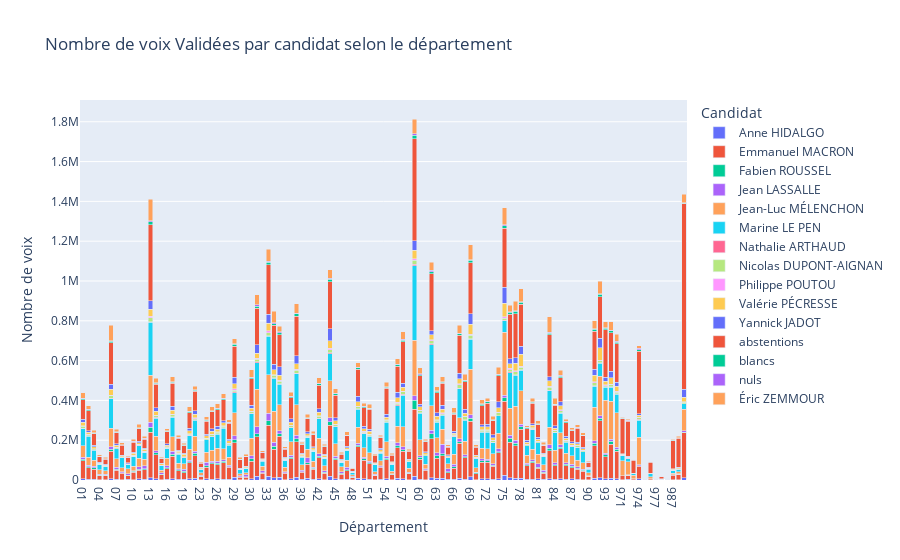

Write notebook code for a chart like this one.
### Code cell
#Résultat par Candidat et par département
fig = px.bar(
    result,
    x="cd_departement",
    y="nb_voix",
    color="nom_complet",
    title="Nombre de voix Validées par candidat selon le département",
    labels={"cd_departement": "Département", "nb_voix": "Nombre de voix", "nom_complet": "Candidat"},
    barmode="stack",
)

# Afficher le graphique
fig.show()

### Figure 1 — Plotly figure (JSON) as saved in the notebook; plotly's stock layout.template omitted (floating-point values rounded to 4 significant figures)
{"data": [{"alignmentgroup": "True", "hovertemplate": "Candidat=Anne HIDALGO<br>Département=%{x}<br>Nombre de voix=%{y}<extra></extra>", "legendgroup": "Anne HIDALGO", "marker": {"color": "#636efa", "pattern": {"shape": ""}}, "name": "Anne HIDALGO", "offsetgroup": "Anne HIDALGO", "orientation": "v", "showlegend": true, "textposition": "auto", "type": "bar", "x": ["01", "02", "03", "04", "05", "06", "07", "08", "09", "10", "11", "12", "13", "14", "15", "16", "17", "18", "19", "21", "22", "23", "24", "25", "26", "27", "28", "29", "2A", "2B", "30", "31", "32", "33", "34", "35", "36", "37", "38", "39", "40", "41", "42", "43", "44", "45", "46", "47", "48", "49", "50", "51", "52", "53", "54", "55", "56", "57", "58", "59", "60", "61", "62", "63", "64", "65", "66", "67", "68", "69", "70", "71", "72", "73", "74", "75", "76", "77", "78", "79", "80", "81", "82", "83", "84", "85", "86", "87", "88", "89", "90", "91", "92", "93", "94", "95", "971", "972", "973", "974", "975", "976", "977", "978", "986", "987", "988", "fr_etranger"], "xaxis": "x", "y": [5644, 2983, 3280, 1396, 1459, 5414, 4189, 1741, 3208, 1720, 6166, 4470, 11760, 6848, 1810, 4003, 6857, 2585, 3605, 5126, 8279, 1641, 5362, 4902, 5311, 4027, 3076, 13077, 624, 959, 6585, 19658, 3861, 19598, 12150, 13973, 2464, 6216, 12736, 2635, 9071, 3165, 6970, 2491, 18369, 5656, 2766, 3357, 1045, 8801, 5853, 3542, 1305, 3468, 6362, 1483, 8267, 7534, 2160, 18215, 4251, 2368, 11619, 8216, 9276, 3315, 5013, 8348, 4881, 15895, 2345, 6037, 5409, 4418, 6606, 22901, 11139, 7853, 9046, 4340, 3746, 5818, 3069, 5703, 3769, 7244, 4542, 5654, 3114, 2286, 1052, 7944, 10518, 5890, 8276, 6094, 2266, 3935, 535, 5549, 75, 318, 27, 65, 118, 865, 963, 12489], "yaxis": "y"}, {"alignmentgroup": "True", "hovertemplate": "Candidat=Emmanuel MACRON<br>Département=%{x}<br>Nombre de voix=%{y}<extra></extra>", "legendgroup": "Emmanuel MACRON", "marker": {"color": "#EF553B", "pattern": {"shape": ""}}, "name": "Emmanuel MACRON", "offsetgroup": "Emmanuel MACRON", "orientation": "v", "showlegend": true, "textposition": "auto", "type": "bar", "x": ["01", "02", "03", "04", "05", "06", "07", "08", "09", "10", "11", "12", "13", "14", "15", "16", "17", "18", "19", "21", "22", "23", "24", "25", "26", "27", "28", "29", "2A", "2B", "30", "31", "32", "33", "34", "35", "36", "37", "38", "39", "40", "41", "42", "43", "44", "45", "46", "47", "48", "49", "50", "51", "52", "53", "54", "55", "56", "57", "58", "59", "60", "61", "62", "63", "64", "65", "66", "67", "68", "69", "70", "71", "72", "73", "74", "75", "76", "77", "78", "79", "80", "81", "82", "83", "84", "85", "86", "87", "88", "89", "90", "91", "92", "93", "94", "95", "971", "972", "973", "974", "975", "976", "977", "978", "986", "987", "988", "fr_etranger"], "xaxis": "x", "y": [92206, 58721, 49706, 20800, 20507, 139707, 45353, 31656, 18071, 38321, 43104, 47430, 229038, 120366, 25038, 53126, 113753, 43497, 33125, 80734, 113656, 15542, 58532, 76338, 72228, 83058, 59869, 174894, 12932, 13773, 88278, 196712, 28970, 256179, 142306, 205882, 31498, 101503, 180533, 36139, 69459, 50480, 104003, 32417, 256609, 97004, 27311, 42568, 10739, 157063, 92642, 78472, 21886, 60755, 95252, 24539, 152740, 136366, 28686, 336138, 100043, 46005, 194610, 100134, 111610, 33692, 55169, 177069, 107248, 278243, 30204, 82633, 83876, 64689, 130422, 372820, 179698, 165208, 246062, 68446, 83107, 53925, 31737, 142335, 66885, 149587, 67831, 54951, 51432, 42617, 16768, 164503, 287494, 110118, 171409, 138166, 18137, 20043, 5101, 62542, 534, 5936, 629, 1441, 2115, 24106, 28561, 224957], "yaxis": "y"}, {"alignmentgroup": "True", "hovertemplate": "Candidat=Fabien ROUSSEL<br>Département=%{x}<br>Nombre de voix=%{y}<extra></extra>", "legendgroup": "Fabien ROUSSEL", "marker": {"color": "#00cc96", "pattern": {"shape": ""}}, "name": "Fabien ROUSSEL", "offsetgroup": "Fabien ROUSSEL", "orientation": "v", "showlegend": true, "textposition": "auto", "type": "bar", "x": ["01", "02", "03", "04", "05", "06", "07", "08", "09", "10", "11", "12", "13", "14", "15", "16", "17", "18", "19", "21", "22", "23", "24", "25", "26", "27", "28", "29", "2A", "2B", "30", "31", "32", "33", "34", "35", "36", "37", "38", "39", "40", "41", "42", "43", "44", "45", "46", "47", "48", "49", "50", "51", "52", "53", "54", "55", "56", "57", "58", "59", "60", "61", "62", "63", "64", "65", "66", "67", "68", "69", "70", "71", "72", "73", "74", "75", "76", "77", "78", "79", "80", "81", "82", "83", "84", "85", "86", "87", "88", "89", "90", "91", "92", "93", "94", "95", "971", "972", "973", "974", "975", "976", "977", "978", "986", "987", "988", "fr_etranger"], "xaxis": "x", "y": [5938, 5968, 8119, 2721, 1925, 8858, 5710, 3009, 2701, 3094, 5622, 4515, 24295, 8777, 2496, 5374, 10002, 5749, 6292, 5721, 11628, 2430, 8855, 5001, 6752, 7056, 4267, 15340, 1850, 2687, 12123, 16307, 3128, 21522, 14165, 12696, 3702, 7835, 14694, 3166, 8176, 4507, 9017, 3493, 18322, 7530, 3559, 4970, 1343, 8362, 7368, 5307, 1833, 3313, 7961, 1957, 11529, 8750, 4281, 45902, 9054, 3261, 26146, 12713, 10170, 4539, 6509, 7015, 4649, 15938, 2836, 7419, 6908, 5536, 5997, 17267, 19896, 12843, 11721, 4538, 7706, 5313, 3628, 10672, 6247, 8153, 6412, 8030, 3847, 4023, 1485, 13480, 13170, 11642, 14954, 10060, 668, 747, 246, 3074, 19, 206, 14, 34, 34, 368, 399, 3266], "yaxis": "y"}, {"alignmentgroup": "True", "hovertemplate": "Candidat=Jean LASSALLE<br>Département=%{x}<br>Nombre de voix=%{y}<extra></extra>", "legendgroup": "Jean LASSALLE", "marker": {"color": "#ab63fa", "pattern": {"shape": ""}}, "name": "Jean LASSALLE", "offsetgroup": "Jean LASSALLE", "orientation": "v", "showlegend": true, "textposition": "auto", "type": "bar", "x": ["01", "02", "03", "04", "05", "06", "07", "08", "09", "10", "11", "12", "13", "14", "15", "16", "17", "18", "19", "21", "22", "23", "24", "25", "26", "27", "28", "29", "2A", "2B", "30", "31", "32", "33", "34", "35", "36", "37", "38", "39", "40", "41", "42", "43", "44", "45", "46", "47", "48", "49", "50", "51", "52", "53", "54", "55", "56", "57", "58", "59", "60", "61", "62", "63", "64", "65", "66", "67", "68", "69", "70", "71", "72", "73", "74", "75", "76", "77", "78", "79", "80", "81", "82", "83", "84", "85", "86", "87", "88", "89", "90", "91", "92", "93", "94", "95", "971", "972", "973", "974", "975", "976", "977", "978", "986", "987", "988", "fr_etranger"], "xaxis": "x", "y": [10876, 6468, 7782, 4309, 3871, 12767, 9033, 4084, 7532, 3787, 12382, 14825, 24256, 9816, 6848, 8482, 14335, 5495, 10177, 8183, 11949, 4275, 15850, 8688, 9945, 7768, 5694, 18320, 6729, 8601, 15162, 35479, 11720, 37725, 22068, 13985, 4984, 8520, 17025, 6218, 24308, 5483, 11928, 7817, 18298, 8483, 8032, 13600, 4722, 11036, 9421, 6921, 3327, 4673, 8739, 3500, 14399, 14163, 4106, 22459, 9179, 4895, 17010, 16136, 48246, 14761, 11690, 14652, 11063, 17572, 4820, 10186, 7546, 8081, 13371, 12139, 13588, 13797, 13687, 7014, 7371, 17010, 9573, 17784, 9843, 13039, 7741, 9973, 7203, 5356, 2000, 11610, 11260, 6805, 8944, 9101, 1033, 1162, 516, 4844, 108, 359, 93, 115, 78, 610, 1031, 5964], "yaxis": "y"}, {"alignmentgroup": "True", "hovertemplate": "Candidat=Jean-Luc MÉLENCHON<br>Département=%{x}<br>Nombre de voix=%{y}<extra></extra>", "legendgroup": "Jean-Luc MÉLENCHON", "marker": {"color": "#FFA15A", "pattern": {"shape": ""}}, "name": "Jean-Luc MÉLENCHON", "offsetgroup": "Jean-Luc MÉLENCHON", "orientation": "v", "showlegend": true, "textposition": "auto", "type": "bar", "x": ["01", "02", "03", "04", "05", "06", "07", "08", "09", "10", "11", "12", "13", "14", "15", "16", "17", "18", "19", "21", "22", "23", "24", "25", "26", "27", "28", "29", "2A", "2B", "30", "31", "32", "33", "34", "35", "36", "37", "38", "39", "40", "41", "42", "43", "44", "45", "46", "47", "48", "49", "50", "51", "52", "53", "54", "55", "56", "57", "58", "59", "60", "61", "62", "63", "64", "65", "66", "67", "68", "69", "70", "71", "72", "73", "74", "75", "76", "77", "78", "79", "80", "81", "82", "83", "84", "85", "86", "87", "88", "89", "90", "91", "92", "93", "94", "95", "971", "972", "973", "974", "975", "976", "977", "978", "986", "987", "988", "fr_etranger"], "xaxis": "x", "y": [57832, 41172, 31013, 21856, 19718, 92345, 42837, 22281, 23908, 22483, 42039, 32734, 237971, 73950, 12944, 37305, 71633, 27901, 27731, 53875, 74226, 13679, 50054, 55587, 65258, 55571, 40529, 116591, 9330, 10368, 88827, 188867, 21353, 194775, 154819, 132510, 20954, 68012, 153474, 28882, 44548, 30377, 78169, 24332, 187977, 63486, 25932, 34044, 9153, 80616, 46940, 42858, 13228, 25608, 73892, 13559, 84200, 100159, 19930, 279785, 79446, 22993, 124741, 74534, 76030, 26449, 51556, 105055, 66238, 229036, 21089, 52336, 54244, 49858, 78062, 317372, 136136, 170969, 168585, 39120, 52343, 48430, 27881, 89272, 63049, 60524, 49162, 43137, 32655, 31601, 14601, 167310, 199640, 266632, 192427, 175666, 75862, 65292, 18143, 139604, 1105, 8398, 348, 2006, 501, 7990, 9711, 109394], "yaxis": "y"}, {"alignmentgroup": "True", "hovertemplate": "Candidat=Marine LE PEN<br>Département=%{x}<br>Nombre de voix=%{y}<extra></extra>", "legendgroup": "Marine LE PEN", "marker": {"color": "#19d3f3", "pattern": {"shape": ""}}, "name": "Marine LE PEN", "offsetgroup": "Marine LE PEN", "orientation": "v", "showlegend": true, "textposition": "auto", "type": "bar", "x": ["01", "02", "03", "04", "05", "06", "07", "08", "09", "10", "11", "12", "13", "14", "15", "16", "17", "18", "19", "21", "22", "23", "24", "25", "26", "27", "28", "29", "2A", "2B", "30", "31", "32", "33", "34", "35", "36", "37", "38", "39", "40", "41", "42", "43", "44", "45", "46", "47", "48", "49", "50", "51", "52", "53", "54", "55", "56", "57", "58", "59", "60", "61", "62", "63", "64", "65", "66", "67", "68", "69", "70", "71", "72", "73", "74", "75", "76", "77", "78", "79", "80", "81", "82", "83", "84", "85", "86", "87", "88", "89", "90", "91", "92", "93", "94", "95", "971", "972", "973", "974", "975", "976", "977", "978", "986", "987", "988", "fr_etranger"], "xaxis": "x", "y": [86755, 104342, 50315, 26010, 19696, 148919, 49594, 48242, 21958, 49316, 64027, 34357, 264753, 91774, 21570, 50432, 99790, 44772, 31658, 69110, 79850, 16772, 63327, 66703, 70574, 102952, 61960, 100890, 20139, 21998, 121480, 133254, 26015, 191542, 165734, 101797, 34516, 70553, 154799, 38179, 58646, 50212, 97764, 38629, 135702, 85832, 21422, 50290, 10497, 89433, 69770, 83756, 34331, 37376, 97243, 34588, 102856, 159254, 32838, 373127, 132873, 41804, 305816, 78182, 69768, 29938, 87930, 145883, 106937, 150463, 46618, 81970, 82234, 56733, 87744, 58429, 177806, 155738, 101398, 47903, 98024, 56543, 42183, 183287, 89413, 97280, 54214, 45357, 65646, 55164, 19061, 105862, 64812, 64543, 69599, 91081, 24204, 16495, 6334, 85770, 459, 14958, 592, 853, 579, 11705, 13273, 26380], "yaxis": "y"}, {"alignmentgroup": "True", "hovertemplate": "Candidat=Nathalie ARTHAUD<br>Département=%{x}<br>Nombre de voix=%{y}<extra></extra>", "legendgroup": "Nathalie ARTHAUD", "marker": {"color": "#FF6692", "pattern": {"shape": ""}}, "name": "Nathalie ARTHAUD", "offsetgroup": "Nathalie ARTHAUD", "orientation": "v", "showlegend": true, "textposition": "auto", "type": "bar", "x": ["01", "02", "03", "04", "05", "06", "07", "08", "09", "10", "11", "12", "13", "14", "15", "16", "17", "18", "19", "21", "22", "23", "24", "25", "26", "27", "28", "29", "2A", "2B", "30", "31", "32", "33", "34", "35", "36", "37", "38", "39", "40", "41", "42", "43", "44", "45", "46", "47", "48", "49", "50", "51", "52", "53", "54", "55", "56", "57", "58", "59", "60", "61", "62", "63", "64", "65", "66", "67", "68", "69", "70", "71", "72", "73", "74", "75", "76", "77", "78", "79", "80", "81", "82", "83", "84", "85", "86", "87", "88", "89", "90", "91", "92", "93", "94", "95", "971", "972", "973", "974", "975", "976", "977", "978", "986", "987", "988", "fr_etranger"], "xaxis": "x", "y": [1658, 2038, 1359, 505, 428, 1627, 1219, 1081, 417, 1005, 1026, 894, 3578, 2757, 555, 1319, 2330, 1304, 885, 1775, 2603, 490, 1294, 2069, 2041, 2197, 1419, 3627, 197, 257, 1768, 3006, 529, 3679, 2580, 3783, 1085, 2243, 3479, 1053, 1115, 1246, 2390, 1020, 4712, 1959, 618, 889, 235, 3071, 2249, 1778, 696, 1273, 2373, 702, 2952, 3499, 833, 7673, 2859, 1203, 5887, 2556, 1677, 636, 1312, 3687, 2265, 3774, 1171, 1979, 2150, 1205, 1880, 2891, 4433, 3440, 2774, 1644, 2486, 1175, 679, 2098, 1221, 2647, 1715, 1457, 1569, 1203, 560, 2831, 2306, 2756, 2504, 2392, 1084, 1447, 297, 3538, 22, 430, 10, 31, 98, 808, 565, 1300], "yaxis": "y"}, {"alignmentgroup": "True", "hovertemplate": "Candidat=Nicolas DUPONT-AIGNAN<br>Département=%{x}<br>Nombre de voix=%{y}<extra></extra>", "legendgroup": "Nicolas DUPONT-AIGNAN", "marker": {"color": "#B6E880", "pattern": {"shape": ""}}, "name": "Nicolas DUPONT-AIGNAN", "offsetgroup": "Nicolas DUPONT-AIGNAN", "orientation": "v", "showlegend": true, "textposition": "auto", "type": "bar", "x": ["01", "02", "03", "04", "05", "06", "07", "08", "09", "10", "11", "12", "13", "14", "15", "16", "17", "18", "19", "21", "22", "23", "24", "25", "26", "27", "28", "29", "2A", "2B", "30", "31", "32", "33", "34", "35", "36", "37", "38", "39", "40", "41", "42", "43", "44", "45", "46", "47", "48", "49", "50", "51", "52", "53", "54", "55", "56", "57", "58", "59", "60", "61", "62", "63", "64", "65", "66", "67", "68", "69", "70", "71", "72", "73", "74", "75", "76", "77", "78", "79", "80", "81", "82", "83", "84", "85", "86", "87", "88", "89", "90", "91", "92", "93", "94", "95", "971", "972", "973", "974", "975", "976", "977", "978", "986", "987", "988", "fr_etranger"], "xaxis": "x", "y": [8998, 5790, 4216, 2504, 2142, 13307, 4927, 2957, 1621, 3966, 4206, 3477, 20051, 7920, 1547, 4345, 9289, 3770, 2618, 6478, 6404, 1556, 5416, 7775, 7758, 7563, 5731, 8566, 1215, 1374, 8137, 12443, 2418, 15693, 11475, 10560, 2886, 7271, 14327, 4143, 4914, 4427, 9029, 3366, 14779, 7674, 2400, 3912, 913, 9420, 6886, 6159, 2584, 3858, 7271, 2422, 9586, 12651, 2495, 20617, 9393, 3826, 13970, 6922, 6721, 2409, 5209, 17009, 13745, 16487, 3640, 7745, 6494, 6694, 14175, 9591, 12365, 15042, 13097, 4531, 5616, 5123, 3412, 15286, 6896, 9664, 5095, 3555, 6152, 4594, 1821, 15203, 9743, 6300, 9359, 8996, 2114, 2989, 717, 8338, 82, 530, 169, 170, 244, 1969, 2697, 7074], "yaxis": "y"}, {"alignmentgroup": "True", "hovertemplate": "Candidat=Philippe POUTOU<br>Département=%{x}<br>Nombre de voix=%{y}<extra></extra>", "legendgroup": "Philippe POUTOU", "marker": {"color": "#FF97FF", "pattern": {"shape": ""}}, "name": "Philippe POUTOU", "offsetgroup": "Philippe POUTOU", "orientation": "v", "showlegend": true, "textposition": "auto", "type": "bar", "x": ["01", "02", "03", "04", "05", "06", "07", "08", "09", "10", "11", "12", "13", "14", "15", "16", "17", "18", "19", "21", "22", "23", "24", "25", "26", "27", "28", "29", "2A", "2B", "30", "31", "32", "33", "34", "35", "36", "37", "38", "39", "40", "41", "42", "43", "44", "45", "46", "47", "48", "49", "50", "51", "52", "53", "54", "55", "56", "57", "58", "59", "60", "61", "62", "63", "64", "65", "66", "67", "68", "69", "70", "71", "72", "73", "74", "75", "76", "77", "78", "79", "80", "81", "82", "83", "84", "85", "86", "87", "88", "89", "90", "91", "92", "93", "94", "95", "971", "972", "973", "974", "975", "976", "977", "978", "986", "987", "988", "fr_etranger"], "xaxis": "x", "y": [2172, 2118, 1503, 865, 801, 2989, 1817, 1112, 723, 1062, 1748, 1354, 5963, 3764, 650, 1763, 3403, 1463, 1179, 2286, 3895, 665, 2223, 2345, 2109, 2710, 1766, 6266, 608, 762, 2706, 4888, 793, 8734, 4393, 5376, 1155, 2882, 4826, 1343, 1975, 1527, 2767, 1205, 7280, 2433, 976, 1437, 426, 3663, 2720, 1894, 747, 1372, 3214, 883, 4376, 4343, 1010, 8265, 3048, 1334, 5488, 3189, 4982, 1003, 1995, 4158, 2842, 5267, 1295, 2369, 2505, 1849, 3232, 5732, 5477, 4600, 3963, 2134, 2206, 1829, 1057, 3578, 2023, 3621, 2315, 1787, 1986, 1487, 603, 4306, 3704, 3663, 3730, 3352, 713, 977, 462, 2705, 50, 328, 27, 36, 48, 451, 560, 3145], "yaxis": "y"}, {"alignmentgroup": "True", "hovertemplate": "Candidat=Valérie PÉCRESSE<br>Département=%{x}<br>Nombre de voix=%{y}<extra></extra>", "legendgroup": "Valérie PÉCRESSE", "marker": {"color": "#FECB52", "pattern": {"shape": ""}}, "name": "Valérie PÉCRESSE", "offsetgroup": "Valérie PÉCRESSE", "orientation": "v", "showlegend": true, "textposition": "auto", "type": "bar", "x": ["01", "02", "03", "04", "05", "06", "07", "08", "09", "10", "11", "12", "13", "14", "15", "16", "17", "18", "19", "21", "22", "23", "24", "25", "26", "27", "28", "29", "2A", "2B", "30", "31", "32", "33", "34", "35", "36", "37", "38", "39", "40", "41", "42", "43", "44", "45", "46", "47", "48", "49", "50", "51", "52", "53", "54", "55", "56", "57", "58", "59", "60", "61", "62", "63", "64", "65", "66", "67", "68", "69", "70", "71", "72", "73", "74", "75", "76", "77", "78", "79", "80", "81", "82", "83", "84", "85", "86", "87", "88", "89", "90", "91", "92", "93", "94", "95", "971", "972", "973", "974", "975", "976", "977", "978", "986", "987", "988", "fr_etranger"], "xaxis": "x", "y": [17572, 10920, 10319, 3834, 4511, 31260, 9553, 5556, 2724, 8923, 7350, 9988, 36229, 18383, 6987, 8343, 19316, 8147, 12278, 14344, 17235, 4391, 11280, 15107, 13204, 13552, 13003, 26541, 3772, 5555, 15460, 27153, 5126, 37575, 23230, 26194, 6589, 16279, 28575, 7424, 10393, 9586, 18539, 9560, 37541, 18086, 5648, 7703, 3039, 21538, 14746, 14357, 4841, 9236, 13387, 4403, 22838, 19300, 5172, 42470, 17450, 8838, 25307, 17352, 17166, 4560, 8815, 24812, 15994, 50263, 6754, 15210, 15937, 13608, 22349, 69564, 24281, 36828, 61296, 9257, 11380, 10014, 5994, 28342, 11918, 22534, 9959, 9544, 9344, 9322, 3322, 33046, 62231, 17481, 32522, 26403, 3979, 4731, 997, 9738, 51, 2810, 150, 204, 1354, 4725, 4144, 20956], "yaxis": "y"}, {"alignmentgroup": "True", "hovertemplate": "Candidat=Yannick JADOT<br>Département=%{x}<br>Nombre de voix=%{y}<extra></extra>", "legendgroup": "Yannick JADOT", "marker": {"color": "#636efa", "pattern": {"shape": ""}}, "name": "Yannick JADOT", "offsetgroup": "Yannick JADOT", "orientation": "v", "showlegend": true, "textposition": "auto", "type": "bar", "x": ["01", "02", "03", "04", "05", "06", "07", "08", "09", "10", "11", "12", "13", "14", "15", "16", "17", "18", "19", "21", "22", "23", "24", "25", "26", "27", "28", "29", "2A", "2B", "30", "31", "32", "33", "34", "35", "36", "37", "38", "39", "40", "41", "42", "43", "44", "45", "46", "47", "48", "49", "50", "51", "52", "53", "54", "55", "56", "57", "58", "59", "60", "61", "62", "63", "64", "65", "66", "67", "68", "69", "70", "71", "72", "73", "74", "75", "76", "77", "78", "79", "80", "81", "82", "83", "84", "85", "86", "87", "88", "89", "90", "91", "92", "93", "94", "95", "971", "972", "973", "974", "975", "976", "977", "978", "986", "987", "988", "fr_etranger"], "xaxis": "x", "y": [15843, 7074, 5982, 3957, 5013, 23374, 8544, 3446, 3020, 4619, 6322, 6746, 42109, 19621, 2751, 7557, 19012, 5028, 5040, 13462, 19349, 1906, 8563, 13096, 14234, 11477, 7904, 33200, 2266, 2520, 14974, 42599, 4090, 46677, 28057, 42613, 3726, 16245, 40378, 6388, 8628, 7097, 16656, 5796, 60072, 14401, 4603, 5686, 1736, 26635, 11873, 9561, 2580, 7934, 14588, 3130, 27036, 18931, 3552, 46962, 13785, 5513, 19295, 17029, 19967, 4872, 8588, 28573, 18963, 51907, 4292, 10730, 13541, 15642, 29948, 80268, 24785, 26718, 40470, 10074, 8048, 8680, 4835, 21044, 12128, 19753, 10727, 7877, 7562, 5917, 2798, 29562, 47103, 19352, 31904, 20710, 1927, 1978, 940, 7994, 116, 295, 114, 133, 72, 2150, 2161, 40774], "yaxis": "y"}, {"alignmentgroup": "True", "hovertemplate": "Candidat=abstentions<br>Département=%{x}<br>Nombre de voix=%{y}<extra></extra>", "legendgroup": "abstentions", "marker": {"color": "#EF553B", "pattern": {"shape": ""}}, "name": "abstentions", "offsetgroup": "abstentions", "orientation": "v", "showlegend": true, "textposition": "auto", "type": "bar", "x": ["01", "02", "03", "04", "05", "06", "07", "08", "09", "10", "11", "12", "13", "14", "15", "16", "17", "18", "19", "21", "22", "23", "24", "25", "26", "27", "28", "29", "2A", "2B", "30", "31", "32", "33", "34", "35", "36", "37", "38", "39", "40", "41", "42", "43", "44", "45", "46", "47", "48", "49", "50", "51", "52", "53", "54", "55", "56", "57", "58", "59", "60", "61", "62", "63", "64", "65", "66", "67", "68", "69", "70", "71", "72", "73", "74", "75", "76", "77", "78", "79", "80", "81", "82", "83", "84", "85", "86", "87", "88", "89", "90", "91", "92", "93", "94", "95", "971", "972", "973", "974", "975", "976", "977", "978", "986", "987", "988", "fr_etranger"], "xaxis": "x", "y": [97541, 101089, 58497, 29290, 25357, 208250, 54114, 49368, 25028, 52384, 62972, 43833, 383816, 117799, 25019, 59909, 116437, 59808, 38430, 77886, 96597, 21967, 64856, 84117, 84289, 106463, 78960, 154870, 42366, 48263, 132723, 183366, 28267, 249014, 195766, 161427, 41406, 105536, 198676, 41634, 65654, 59350, 118592, 37000, 236339, 114468, 27164, 52907, 11680, 136866, 93460, 101010, 33273, 52812, 130919, 34092, 130520, 210299, 38850, 514033, 142081, 50935, 286319, 100869, 110134, 39595, 87704, 190224, 137861, 255580, 39039, 95369, 105454, 68929, 129384, 296668, 222147, 223172, 211708, 59403, 102687, 62818, 39625, 211212, 101650, 120547, 68304, 55484, 68914, 57549, 22238, 192200, 208790, 239927, 195409, 192853, 174592, 174588, 65754, 313159, 2272, 55024, 2563, 13249, 4125, 142121, 145807, 931455], "yaxis": "y"}, {"alignmentgroup": "True", "hovertemplate": "Candidat=blancs<br>Département=%{x}<br>Nombre de voix=%{y}<extra></extra>", "legendgroup": "blancs", "marker": {"color": "#00cc96", "pattern": {"shape": ""}}, "name": "blancs", "offsetgroup": "blancs", "orientation": "v", "showlegend": true, "textposition": "auto", "type": "bar", "x": ["01", "02", "03", "04", "05", "06", "07", "08", "09", "10", "11", "12", "13", "14", "15", "16", "17", "18", "19", "21", "22", "23", "24", "25", "26", "27", "28", "29", "2A", "2B", "30", "31", "32", "33", "34", "35", "36", "37", "38", "39", "40", "41", "42", "43", "44", "45", "46", "47", "48", "49", "50", "51", "52", "53", "54", "55", "56", "57", "58", "59", "60", "61", "62", "63", "64", "65", "66", "67", "68", "69", "70", "71", "72", "73", "74", "75", "76", "77", "78", "79", "80", "81", "82", "83", "84", "85", "86", "87", "88", "89", "90", "91", "92", "93", "94", "95", "971", "972", "973", "974", "975", "976", "977", "978", "986", "987", "988", "fr_etranger"], "xaxis": "x", "y": [5641, 3767, 3749, 1478, 1395, 7550, 3311, 1909, 1532, 2339, 2962, 3079, 13341, 5547, 1803, 3293, 5918, 3146, 2517, 4577, 5722, 1388, 3636, 4989, 4577, 5085, 3489, 8692, 1130, 1463, 5840, 10129, 1762, 12367, 8867, 9511, 2451, 5437, 10990, 2625, 4033, 3181, 6664, 2837, 13373, 5512, 1767, 2793, 741, 8072, 4747, 3826, 1489, 3483, 5092, 1509, 7959, 7943, 1957, 17416, 6324, 2586, 10601, 6938, 5816, 2064, 3528, 8335, 6382, 12708, 2364, 5923, 6694, 3931, 6918, 11028, 10982, 11057, 9601, 3839, 4837, 3451, 2169, 7803, 4350, 7312, 4053, 3787, 3431, 2715, 1242, 8954, 11841, 7607, 8501, 8027, 2719, 4001, 825, 7361, 47, 922, 50, 100, 27, 1490, 1777, 3193], "yaxis": "y"}, {"alignmentgroup": "True", "hovertemplate": "Candidat=nuls<br>Département=%{x}<br>Nombre de voix=%{y}<extra></extra>", "legendgroup": "nuls", "marker": {"color": "#ab63fa", "pattern": {"shape": ""}}, "name": "nuls", "offsetgroup": "nuls", "orientation": "v", "showlegend": true, "textposition": "auto", "type": "bar", "x": ["01", "02", "03", "04", "05", "06", "07", "08", "09", "10", "11", "12", "13", "14", "15", "16", "17", "18", "19", "21", "22", "23", "24", "25", "26", "27", "28", "29", "2A", "2B", "30", "31", "32", "33", "34", "35", "36", "37", "38", "39", "40", "41", "42", "43", "44", "45", "46", "47", "48", "49", "50", "51", "52", "53", "54", "55", "56", "57", "58", "59", "60", "61", "62", "63", "64", "65", "66", "67", "68", "69", "70", "71", "72", "73", "74", "75", "76", "77", "78", "79", "80", "81", "82", "83", "84", "85", "86", "87", "88", "89", "90", "91", "92", "93", "94", "95", "971", "972", "973", "974", "975", "976", "977", "978", "986", "987", "988", "fr_etranger"], "xaxis": "x", "y": [1903, 2828, 1790, 624, 532, 4007, 1459, 984, 775, 1158, 1567, 1654, 5407, 2571, 821, 1740, 2780, 1083, 1485, 1651, 3040, 743, 3120, 2176, 1898, 1789, 1418, 3220, 1561, 877, 2496, 5847, 850, 5147, 4004, 3866, 1246, 2039, 3478, 1111, 1600, 1377, 2600, 1214, 4559, 2148, 957, 1502, 395, 2983, 1948, 1702, 819, 1519, 2246, 691, 3119, 3353, 938, 7676, 4002, 1067, 6150, 2709, 2489, 896, 2276, 3434, 2386, 3925, 1573, 2400, 2098, 1491, 2224, 5267, 3158, 4145, 3430, 2168, 3614, 2067, 1092, 3159, 1742, 3395, 2002, 2353, 1874, 1182, 590, 3405, 2294, 3244, 3118, 3064, 3627, 3056, 553, 8253, 25, 1191, 12, 72, 17, 1935, 689, 2147], "yaxis": "y"}, {"alignmentgroup": "True", "hovertemplate": "Candidat=Éric ZEMMOUR<br>Département=%{x}<br>Nombre de voix=%{y}<extra></extra>", "legendgroup": "Éric ZEMMOUR", "marker": {"color": "#FFA15A", "pattern": {"shape": ""}}, "name": "Éric ZEMMOUR", "offsetgroup": "Éric ZEMMOUR", "orientation": "v", "showlegend": true, "textposition": "auto", "type": "bar", "x": ["01", "02", "03", "04", "05", "06", "07", "08", "09", "10", "11", "12", "13", "14", "15", "16", "17", "18", "19", "21", "22", "23", "24", "25", "26", "27", "28", "29", "2A", "2B", "30", "31", "32", "33", "34", "35", "36", "37", "38", "39", "40", "41", "42", "43", "44", "45", "46", "47", "48", "49", "50", "51", "52", "53", "54", "55", "56", "57", "58", "59", "60", "61", "62", "63", "64", "65", "66", "67", "68", "69", "70", "71", "72", "73", "74", "75", "76", "77", "78", "79", "80", "81", "82", "83", "84", "85", "86", "87", "88", "89", "90", "91", "92", "93", "94", "95", "971", "972", "973", "974", "975", "976", "977", "978", "986", "987", "988", "fr_etranger"], "xaxis": "x", "y": [27530, 18266, 12361, 7926, 6164, 78208, 14199, 8771, 5821, 11374, 18434, 10112, 108617, 22255, 4906, 10617, 24347, 10822, 8012, 21651, 17319, 3501, 15800, 19486, 22010, 20930, 14803, 25607, 9199, 9657, 38479, 50613, 8396, 58321, 57751, 27463, 7438, 19931, 47450, 9657, 16817, 12703, 28706, 9529, 42761, 22878, 6123, 15646, 3148, 21704, 13990, 19501, 6450, 8042, 23518, 7347, 26595, 39369, 7378, 73168, 30333, 8910, 40764, 20624, 25877, 8714, 24782, 40458, 30284, 74168, 9675, 20686, 16218, 18045, 33353, 86088, 33361, 47893, 64407, 8803, 16885, 15982, 11772, 79329, 30473, 25663, 11939, 10796, 13184, 12941, 5583, 39284, 62761, 27969, 43430, 37564, 3098, 3153, 1573, 13070, 80, 482, 469, 638, 118, 4283, 6435, 43252], "yaxis": "y"}], "layout": {"barmode": "stack", "legend": {"title": {"text": "Candidat"}, "tracegroupgap": 0}, "title": {"text": "Nombre de voix Validées par candidat selon le département"}, "xaxis": {"anchor": "y", "domain": [0, 1], "title": {"text": "Département"}}, "yaxis": {"anchor": "x", "domain": [0, 1], "title": {"text": "Nombre de voix"}}}}
